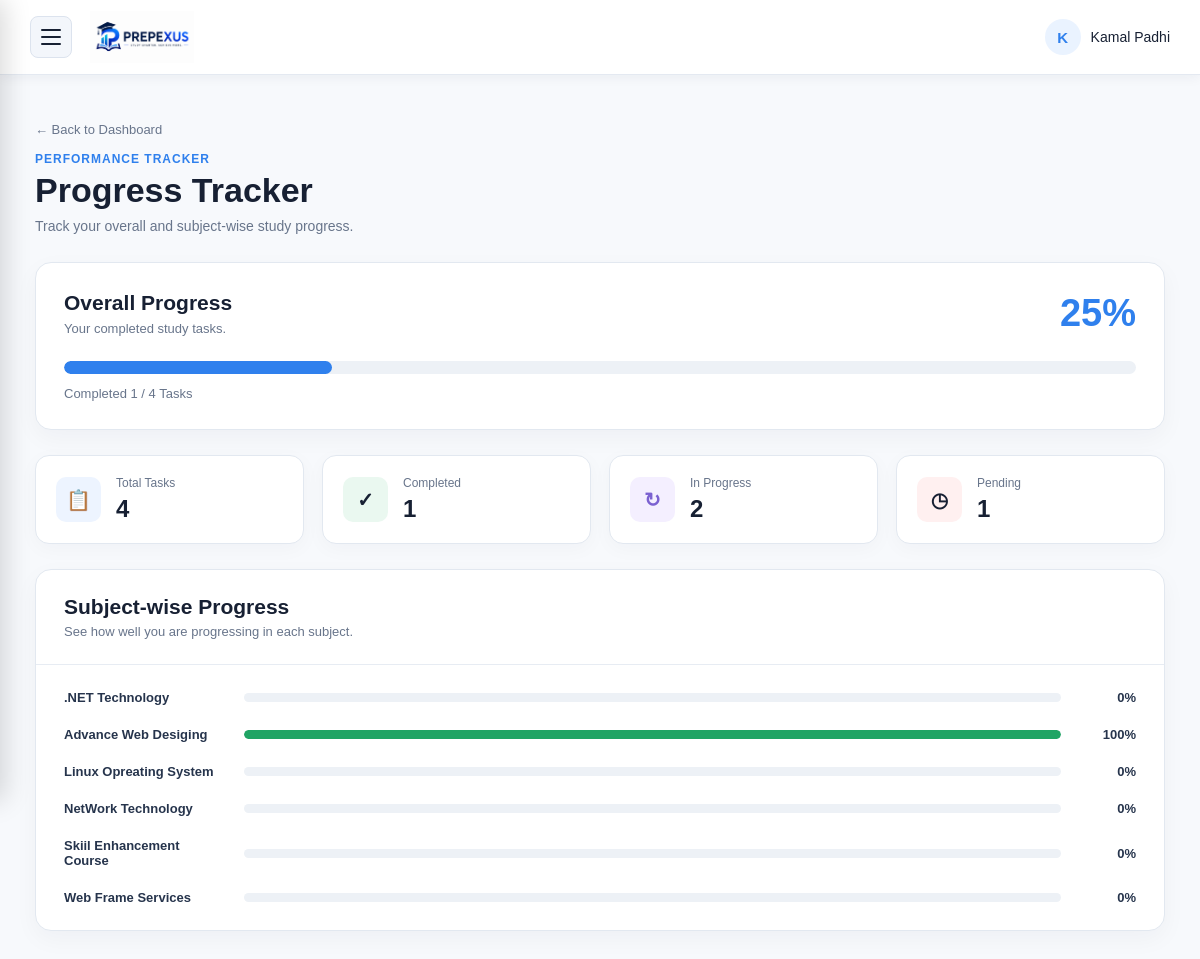
The page /progress.php (signed in) on the database its author committed.
### tables this page shows
CREATE TABLE `subjects` (
  `id` int(11) NOT NULL,
  `user_id` int(11) NOT NULL,
  `subject_name` varchar(100) NOT NULL,
  `subject_code` varchar(30) NOT NULL,
  `credit` int(11) NOT NULL,
  `description` varchar(255) NOT NULL
);

### progress.php (the view, shortened to what this page needs)
<?php
include "config/database.php";
$user_id = $_SESSION['user_id'];
$stmt = mysqli_prepare($conn,
    "SELECT COUNT(*) AS total FROM tasks WHERE user_id = ?"
);
mysqli_stmt_bind_param($stmt, "i", $user_id);
mysqli_stmt_execute($stmt);
$result = mysqli_stmt_get_result($stmt);
$row = mysqli_fetch_assoc($result);
$total_tasks = $row['total'];
$status_c = 'Completed';
$stmt = mysqli_prepare($conn,
    "SELECT COUNT(*) AS completed FROM tasks WHERE user_id = ? AND status = ?"
);
mysqli_stmt_bind_param($stmt, "is", $user_id, $status_c);
mysqli_stmt_execute($stmt);
$result = mysqli_stmt_get_result($stmt);
$row = mysqli_fetch_assoc($result);
$completed_tasks = $row['completed'];
$status_p = 'Pending';
$stmt = mysqli_prepare($conn,
    "SELECT COUNT(*) AS pending FROM tasks WHERE user_id = ? AND status = ?"
);
mysqli_stmt_bind_param($stmt, "is", $user_id, $status_p);
mysqli_stmt_execute($stmt);
$result = mysqli_stmt_get_result($stmt);
$row = mysqli_fetch_assoc($result);
$pending_tasks = $row['pending'];
$status_i = 'In Progress';
$stmt = mysqli_prepare($conn,
    "SELECT COUNT(*) AS progress FROM tasks WHERE user_id = ? AND status = ?"
);
mysqli_stmt_bind_param($stmt, "is", $user_id, $status_i);
mysqli_stmt_execute($stmt);
$result = mysqli_stmt_get_result($stmt);
$row = mysqli_fetch_assoc($result);
$in_progress_tasks = $row['progress'];
if ($total_tasks > 0) {
    $overall_progress =
        round(
            ($completed_tasks / $total_tasks) * 100
        );
} else {
    $overall_progress = 0;
}
$subjects_stmt = mysqli_prepare($conn,
    "SELECT id, subject_name
     FROM subjects
     WHERE user_id = ?
     ORDER BY subject_name ASC"
);
mysqli_stmt_bind_param($subjects_stmt, "i", $user_id);
mysqli_stmt_execute($subjects_stmt);
$subjects = mysqli_stmt_get_result($subjects_stmt);
$counts_stmt = mysqli_prepare($conn,
    "SELECT subject_id,
            COUNT(*) AS total,
            SUM(CASE WHEN status = 'Completed' THEN 1 ELSE 0 END) AS completed
     FROM tasks
     WHERE user_id = ?
     GROUP BY subject_id"
);
mysqli_stmt_bind_param($counts_stmt, "i", $user_id);
mysqli_stmt_execute($counts_stmt);
$counts_result = mysqli_stmt_get_result($counts_stmt);
$subject_counts = [];
while ($c = mysqli_fetch_assoc($counts_result)) {
    $subject_counts[$c['subject_id']] = $c;
}
?>
<!DOCTYPE html>
<html lang="en">
<head>
    <link
        rel="stylesheet"
        href="css/style.css"
    >
</head>
<body>
<nav class="dashboard-navbar">
    <div class="dashboard-left">
        <button
            class="menu-button"
            onclick="toggleSidebar()"
            type="button"
        >
            <span></span>
            <span></span>
            <span></span>
        </button>
        <a
            href="dashboard.php"
            class="dashboard-logo"
        >
            <img
                src="images/prepxus.png"
                alt="Prepexus Logo"
            >
        </a>
    </div>
    <div class="dashboard-user">
        <div class="user-avatar">
            <?php
            echo strtoupper(
                substr($_SESSION['user_name'], 0, 1)
            );
            ?>
        </div>
        <span>
            <?php
            echo htmlspecialchars(
                $_SESSION['user_name']
            );
            ?>
        </span>
    </div>
</nav>
<main class="progress-page">
    <a
        href="dashboard.php"
        class="back-button"
    >
        ← Back to Dashboard
    </a>
    <div class="progress-header">
        <div>
            <p class="dashboard-small-title">
                PERFORMANCE TRACKER
            </p>
            <h1>
                Progress Tracker
            </h1>
            <p>
                Track your overall and subject-wise study progress.
            </p>
        </div>
    </div>
    <div class="overall-progress-card">
        <div class="progress-card-top">
            <div>
                <h2>
                    Overall Progress
                </h2>
                <p>
                    Your completed study tasks.
                </p>
            </div>
            <div class="big-progress-number">
                <?php
                echo $overall_progress;
                ?>%
            </div>
        </div>
        <div class="progress-bar">
            <div
                class="progress-fill"
                style="width: <?php echo $overall_progress; ?>%;"
            >
            </div>
        </div>
        <div class="progress-text">
            Completed
            <?php echo $completed_tasks; ?>
            /
            <?php echo $total_tasks; ?>
            Tasks
        </div>
    </div>
    <div class="progress-statistics">
        <div class="progress-stat-card">
            <div class="stat-icon total-icon">
                📋
            </div>
            <div>
                <p>
                    Total Tasks
                </p>
                <h2>
                    <?php echo $total_tasks; ?>
                </h2>
            </div>
        </div>
        <div class="progress-stat-card">
            <div class="stat-icon completed-icon">
                ✓
            </div>
            <div>
                <p>
                    Completed
                </p>
                <h2>
                    <?php echo $completed_tasks; ?>
                </h2>
            </div>
        </div>
        <div class="progress-stat-card">
            <div class="stat-icon progress-icon">
                ↻
            </div>
            <div>
                <p>
                    In Progress
                </p>
                <h2>
                    <?php echo $in_progress_tasks; ?>
                </h2>
            </div>
        </div>
        <div class="progress-stat-card">
            <div class="stat-icon pending-icon">
                ◷
            </div>
            <div>
                <p>
                    Pending
                </p>
                <h2>
                    <?php echo $pending_tasks; ?>
                </h2>
            </div>
        </div>
    </div>
    <div class="subject-progress-card">
        <div class="subject-progress-header">
            <div>
                <h2>
                    Subject-wise Progress
                </h2>
                <p>
                    See how well you are progressing in each subject.
                </p>
            </div>
        </div>
        <div class="subject-progress-list">
        <?php
        if (mysqli_num_rows($subjects) > 0) {
            while (
                $subject =
                mysqli_fetch_assoc($subjects)
            ) {
                $subject_id =
                    $subject['id'];
                if (isset($subject_counts[$subject_id])) {
                    $subject_total =
                        (int) $subject_counts[$subject_id]['total'];
                    $subject_completed =
                        (int) $subject_counts[$subject_id]['completed'];
                } else {
                    $subject_total = 0;
                    $subject_completed = 0;
                }
                if ($subject_total > 0) {
                    $subject_progress =
                        round(
                            (
                                $subject_completed
                                /
                                $subject_total
                            )
                            * 100
                        );
                } else {
                    $subject_progress = 0;
                }
        ?>
            <div class="subject-progress-row">
                <div class="subject-name">
                    <?php
                    echo htmlspecialchars(
                        $subject['subject_name']
                    );
                    ?>
                </div>
                <div class="subject-progress-bar">
                    <div
                        class="subject-progress-fill"
                        style="
                        width:
                        <?php
                        echo $subject_progress;
                        ?>%;
                        "
                    >
                    </div>
                </div>
                <div class="subject-percentage">
                    <?php
                    echo $subject_progress;
                    ?>%
                </div>
            </div>
        <?php
            }
        } else {
        ?>
            <div class="no-subjects">
                No subjects found.
            </div>
        <?php
        }
        ?>
        </div>
    </div>
</main>
</body>
</html>

### rows shown on the page
subjects: subject_name ".NET Technology", subject_progress "0"
subjects: subject_name "Advance Web Desiging", subject_progress "100"
subjects: subject_name "Linux Opreating System", subject_progress "0"
subjects: subject_name "NetWork Technology", id "0"
subjects: subject_name "Skiil Enhancement Course", id "0"
subjects: subject_name "Web Frame Services", subject_progress "0"

### other values the page prints
substr($_SESSION['user_name'], 0, 1) "K"
$_SESSION['user_name'] "Kamal Padhi"
$overall_progress "25"
$completed_tasks "1"
$total_tasks "4"
$in_progress_tasks "2"
$pending_tasks "1"
